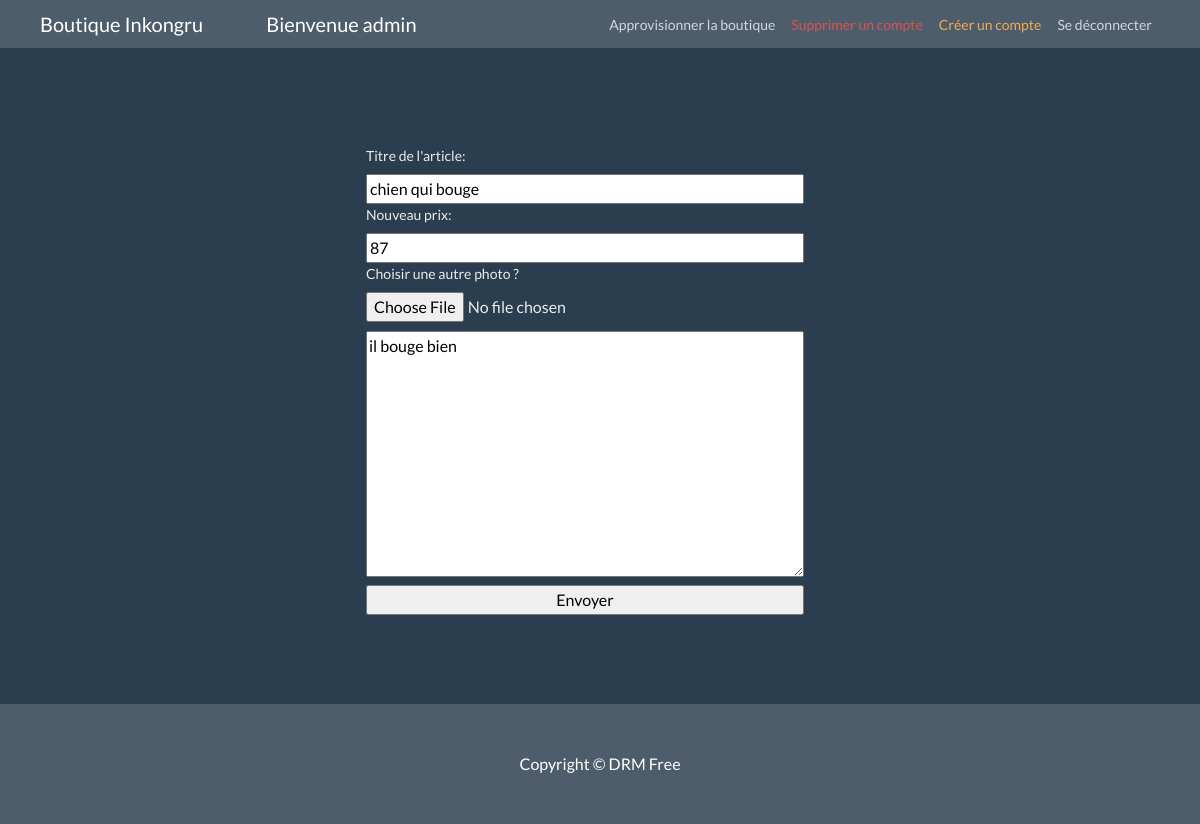
/?modifier?idPost=26 (signed in), run on the app's committed database.
### tables this page shows
CREATE TABLE `post` (
  `idPost` int(11) NOT NULL AUTO_INCREMENT,
  `title` varchar(255) NOT NULL,
  `commentaire` text,
  `price` int(11) DEFAULT NULL,
  `photo` varchar(255) DEFAULT NULL,
  `date_upload` timestamp NOT NULL DEFAULT CURRENT_TIMESTAMP ON UPDATE CURRENT_TIMESTAMP,
  `idUser` int(11) NOT NULL,
  PRIMARY KEY (`idPost`),
  KEY `idUser` (`idUser`),
  CONSTRAINT `post_ibfk_1` FOREIGN KEY (`idUser`) REFERENCES `users` (`idUser`) ON DELETE CASCADE ON UPDATE CASCADE
);

### modifier.php (the view)
<?php require_once("./sqlRequete/db.php");
    if ($_SESSION['user']['type'] == 'admin') {
       include('./headerLogOn.php');
    } else {
        header('Location: ../?accueil');
    }
    $id = $_GET['modifier?idPost'];
    $user = 'root';
    $pass = '0000';
    $connect = new PDO('mysql:host=localhost;dbname=website', $user, $pass);
    $requete = $connect->prepare("SELECT * FROM post WHERE idPost='$id'");
    $requete->execute();
    $uniqueArticle = $requete->fetch(PDO::FETCH_ASSOC);
?>
<div class="form">
    <div class="container ajouter_style">
        <div class="row">
            <div class="addCss">
                <form action="sqlRequete/update.php?idPost=<?= $uniqueArticle['idPost'] ?>" method="POST" enctype="multipart/form-data"
                class="style-form">
                    <label>Titre de l'article:</label>
                    <input type="text" name="title" id="title" value="<?= $uniqueArticle['title'] ?>" required>
                    <label>Nouveau prix:</label>
                    <input type="number" name="price" id="price" value="<?= $uniqueArticle['price'] ?>" required>
                    <label> Choisir une autre photo ? </label>
                    <input type="file" name="my_file" value="<?= $uniqueArticle['photo'] ?>" class="buttonImg" required>
                    <textarea rows="10" cols="50" name="commentaire" class="test-area-space" required><?= $uniqueArticle['commentaire'] ?></textarea>
                    <input type="submit" value="Envoyer">
                </form>
            </div>
        </div>
    </div>
</div>
<?php include('./footer.php') ?>

### css/blog-home.css (style rules this page uses)
body { padding-top: 56px; height: 88vh; }
.addCss { display: flex; justify-content: center; width: 100%; padding: 10px; align-items: center; }
.container { padding-right: 10px!important; padding-left: 10px!important; }
.form { height: 100%; }
.row { height: 100%; width: 100%; display: flex; justify-content: center; }
.ajouter_style { height: 100%!important; }
.style-form { display: flex; flex-direction: column; }
.buttonImg { padding-bottom: 2%; }
.test-area-space { margin-bottom: 2%; }

### data on the page
post: title "chien qui bouge", price "87", commentaire "il bouge bien"

### other printed values
$_SESSION['user']['username'] "admin"
